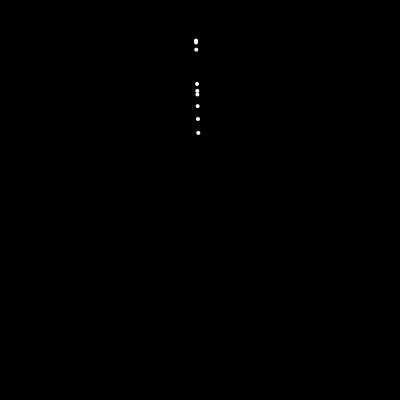
Frame 1 (no input)
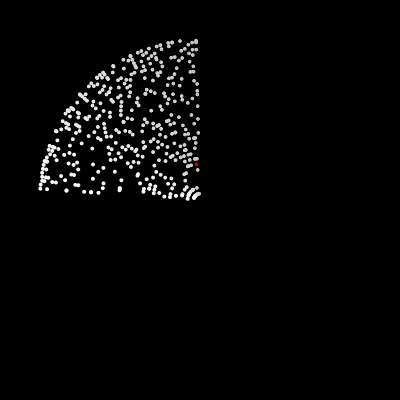
Frame 60 (the mouse pressed at the canvas centre just before this capture)
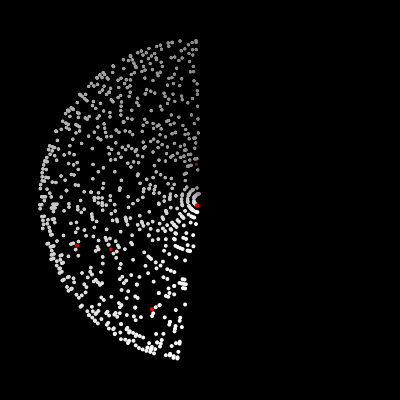
Frame 120 (the mouse held since frame 60 and released just before this capture)

The Processing sketch that drew these frames (run headless with seeded random() and noise(); from frame 60 on, the mouse is pressed at the canvas centre):

// Processing sketch: scanner_circular
// ── scanner_circular.pde
void setup() {
  size(400, 400);
  background(0);
  noStroke();
  frameRate(10);
}

void draw() {
  blendMode(SUBTRACT);
  fill(255, 2);
  rect(0, 0, 400, 400);
  blendMode(BLEND);
  fill(255);
  translate(width/2, height/2);
  float sin = sin(float(frameCount)/40);
  float cos = cos(float(frameCount)/40);
  float c = PI / 100.0;
  for (int x = 0; x < 100; x++) {
    float dist = (float)map(x, 0, 100, -200, 200);
    translate((dist * sin) * c, (dist * cos) * c);
    if (random(1) < 0.07) {
      if (random(1) < 0.01) {
        fill(255, 0, 0);
      } else {
        fill(255);
      }
      ellipse(0, 0, 4, 4);
    }
  }
}
